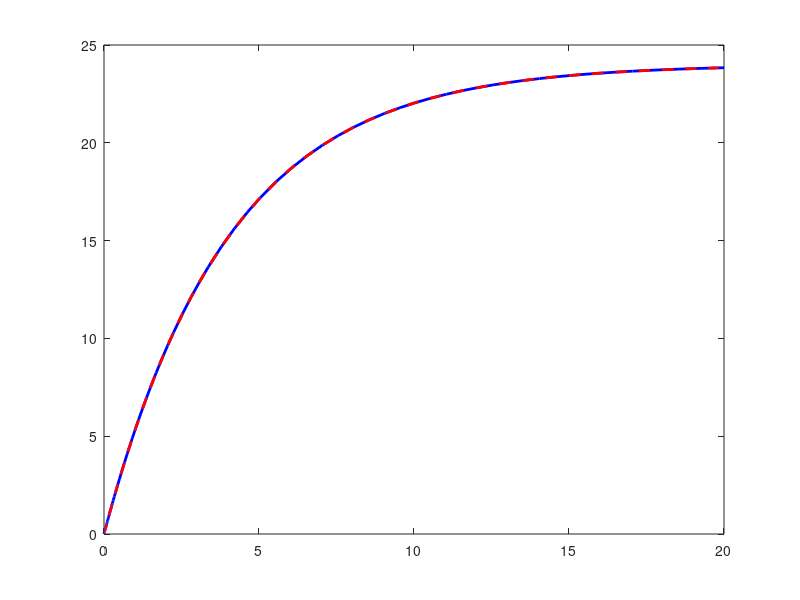

Reproduce this figure in MATLAB. (Note: this script raises an error after producing the figure.)
% EXERCISE B: RC CHARGING CIRCUIT

clc;
clear;
close all;

% 1. Define circuit parameters
R = 2000;
C = 0.002;
Vin = 24;

% 2. Initial capacitor voltage
Vc0 = 0;

% 3. Calculate time constant
tau = R * C;

fprintf('Time constant = %.2f seconds\n', tau);

% 4. Define differential equation
ode_function = @(t,Vc) (Vin - Vc)/(R*C);

% 5. Define simulation time
tspan = [0 20];

% 6. Solve using ode45
[t, Vc_numerical] = ode45(ode_function, tspan, Vc0);

% 7. Analytical solution
Vc_analytical = Vin * (1 - exp(-t/tau));

% 8. Plot numerical solution
figure;

plot(t, Vc_numerical, 'b-', 'LineWidth', 2);
hold on;

% Plot analytical solution
plot(t, Vc_analytical, 'r--', 'LineWidth', 2);

% Mark one time constant
xline(tau, 'k:', 'One Time Constant');

xlabel('Time (seconds)');
ylabel('Capacitor Voltage (V)');

title('RC Circuit Charging Response');

legend('Numerical (ode45)', ...
    'Analytical', ...
    'Time Constant');

grid on;

% 9. Calculate voltage after one time constant
Vc_at_tau = Vin * (1 - exp(-1));

fprintf('Voltage after one time constant = %.4f V\n', ...
    Vc_at_tau);

% 10. Compare numerical and analytical results
Vc_numerical_tau = interp1(t, Vc_numerical, tau);

fprintf('Numerical voltage at tau = %.4f V\n', ...
    Vc_numerical_tau);

fprintf('Analytical voltage at tau = %.4f V\n', ...
    Vc_at_tau);
